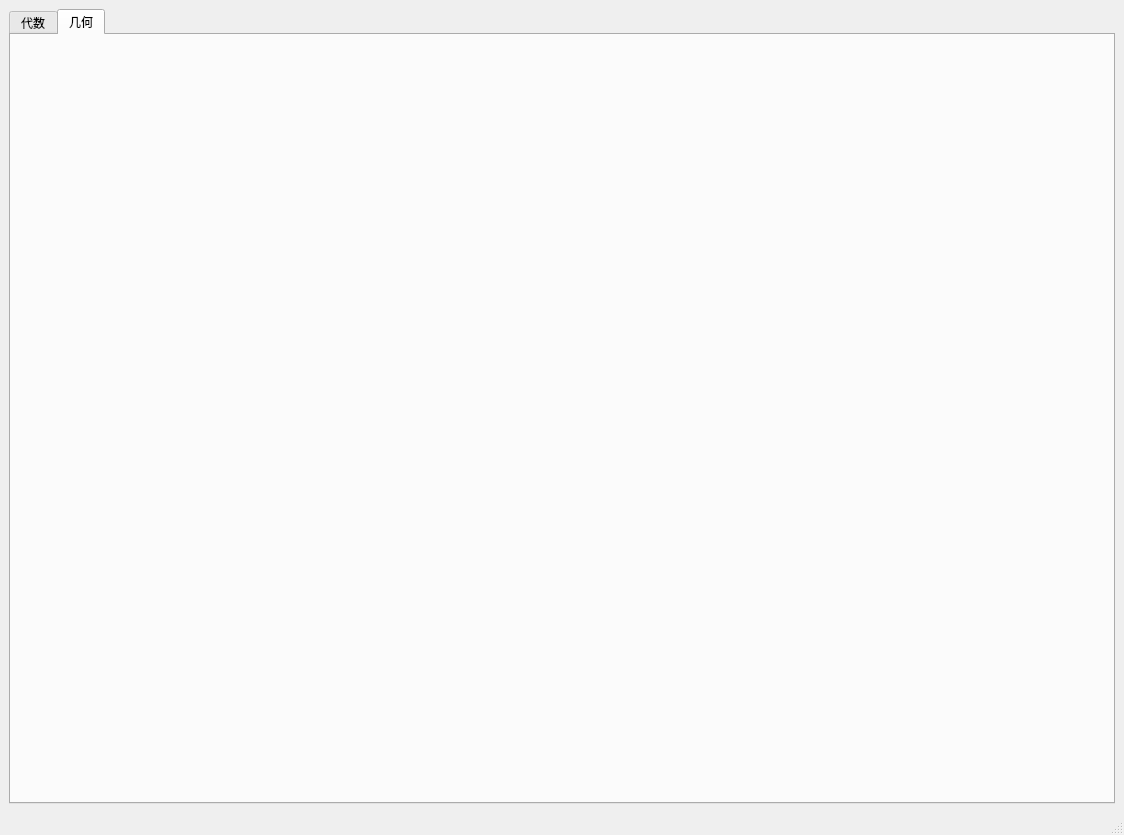
<?xml version="1.0" encoding="UTF-8"?>
<ui version="4.0">
 <class>MainWindow</class>
 <widget class="QMainWindow" name="MainWindow">
  <property name="geometry">
   <rect>
    <x>0</x>
    <y>0</y>
    <width>1124</width>
    <height>835</height>
   </rect>
  </property>
  <property name="windowTitle">
   <string>MainWindow</string>
  </property>
  <widget class="QWidget" name="centralwidget">
   <layout class="QVBoxLayout" name="verticalLayout_2">
    <item>
     <widget class="QTabWidget" name="tabWidget">
      <property name="currentIndex">
       <number>1</number>
      </property>
      <widget class="QWidget" name="tab_1">
       <attribute name="title">
        <string>代数</string>
       </attribute>
       <layout class="QVBoxLayout" name="verticalLayout">
        <item>
         <layout class="QGridLayout" name="gridLayout_2">
          <property name="sizeConstraint">
           <enum>QLayout::SetMinimumSize</enum>
          </property>
          <item row="0" column="4">
           <widget class="QPushButton" name="pb_draw">
            <property name="text">
             <string>画图</string>
            </property>
           </widget>
          </item>
          <item row="0" column="5">
           <widget class="QPushButton" name="pb_clear">
            <property name="text">
             <string>清除</string>
            </property>
           </widget>
          </item>
          <item row="1" column="1">
           <widget class="QLabel" name="label_2">
            <property name="text">
             <string>最大值</string>
            </property>
           </widget>
          </item>
          <item row="0" column="0">
           <widget class="QComboBox" name="cb_ctyp">
            <item>
             <property name="text">
              <string>多次函数</string>
             </property>
            </item>
            <item>
             <property name="text">
              <string>三角函数</string>
             </property>
            </item>
            <item>
             <property name="text">
              <string>幂函数</string>
             </property>
            </item>
           </widget>
          </item>
          <item row="0" column="2">
           <widget class="QStackedWidget" name="stWidget_type">
            <property name="sizePolicy">
             <sizepolicy hsizetype="Preferred" vsizetype="Fixed">
              <horstretch>0</horstretch>
              <verstretch>0</verstretch>
             </sizepolicy>
            </property>
            <property name="currentIndex">
             <number>0</number>
            </property>
            <widget class="QWidget" name="page">
             <layout class="QHBoxLayout" name="horizontalLayout">
              <item>
               <widget class="QLabel" name="label">
                <property name="text">
                 <string>系数</string>
                </property>
               </widget>
              </item>
              <item>
               <widget class="QLineEdit" name="le_nb"/>
              </item>
             </layout>
            </widget>
            <widget class="QWidget" name="page_2">
             <layout class="QGridLayout" name="gridLayout">
              <item row="1" column="4">
               <widget class="QLineEdit" name="le_b"/>
              </item>
              <item row="1" column="1">
               <widget class="QLabel" name="lb_sin">
                <property name="text">
                 <string>a</string>
                </property>
               </widget>
              </item>
              <item row="1" column="6">
               <widget class="QLineEdit" name="le_c"/>
              </item>
              <item row="1" column="5">
               <widget class="QLabel" name="lb_tan">
                <property name="text">
                 <string>c</string>
                </property>
               </widget>
              </item>
              <item row="1" column="3">
               <widget class="QLabel" name="lb_cos">
                <property name="text">
                 <string>b</string>
                </property>
               </widget>
              </item>
              <item row="1" column="2">
               <widget class="QLineEdit" name="le_a"/>
              </item>
              <item row="1" column="0">
               <widget class="QComboBox" name="cb_choose">
                <item>
                 <property name="text">
                  <string>sin</string>
                 </property>
                </item>
                <item>
                 <property name="text">
                  <string>cos</string>
                 </property>
                </item>
               </widget>
              </item>
              <item row="2" column="4">
               <widget class="QLabel" name="label_4">
                <property name="sizePolicy">
                 <sizepolicy hsizetype="Preferred" vsizetype="Fixed">
                  <horstretch>0</horstretch>
                  <verstretch>0</verstretch>
                 </sizepolicy>
                </property>
                <property name="text">
                 <string>y=a*sin/cos(bx+c)</string>
                </property>
               </widget>
              </item>
             </layout>
            </widget>
            <widget class="QWidget" name="page_3">
             <widget class="QWidget" name="layoutWidget_2">
              <property name="geometry">
               <rect>
                <x>0</x>
                <y>30</y>
                <width>279</width>
                <height>26</height>
               </rect>
              </property>
              <layout class="QGridLayout" name="gridLayout_3">
               <item row="0" column="0">
                <widget class="QLabel" name="label_5">
                 <property name="text">
                  <string>幂函数</string>
                 </property>
                </widget>
               </item>
               <item row="0" column="3">
                <widget class="QLineEdit" name="le_fun3a"/>
               </item>
               <item row="0" column="1">
                <widget class="QLabel" name="label_7">
                 <property name="text">
                  <string>ax^2</string>
                 </property>
                </widget>
               </item>
               <item row="0" column="2">
                <widget class="QLabel" name="label_6">
                 <property name="text">
                  <string>a</string>
                 </property>
                </widget>
               </item>
              </layout>
             </widget>
            </widget>
           </widget>
          </item>
          <item row="1" column="2">
           <widget class="QLineEdit" name="le_maximum"/>
          </item>
          <item row="1" column="3">
           <widget class="QLabel" name="label_3">
            <property name="text">
             <string>最小值</string>
            </property>
           </widget>
          </item>
          <item row="1" column="4" colspan="2">
           <widget class="QLineEdit" name="le_minimum"/>
          </item>
         </layout>
        </item>
        <item>
         <widget class="QWidget" name="widget_plot" native="true">
          <property name="sizePolicy">
           <sizepolicy hsizetype="Preferred" vsizetype="Expanding">
            <horstretch>0</horstretch>
            <verstretch>0</verstretch>
           </sizepolicy>
          </property>
         </widget>
        </item>
       </layout>
      </widget>
      <widget class="QWidget" name="tab_2">
       <attribute name="title">
        <string>几何</string>
       </attribute>
      </widget>
     </widget>
    </item>
   </layout>
  </widget>
  <widget class="QMenuBar" name="menubar">
   <property name="geometry">
    <rect>
     <x>0</x>
     <y>0</y>
     <width>1124</width>
     <height>26</height>
    </rect>
   </property>
  </widget>
  <widget class="QStatusBar" name="statusbar"/>
 </widget>
 <resources/>
 <connections/>
</ui>
